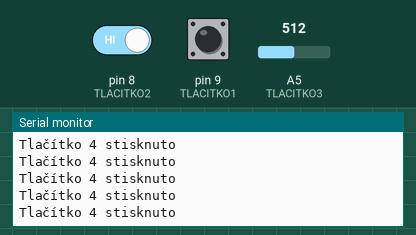
This sketch was run on a simulated Arduino Uno, built with avr-gcc and run on an emulated ATmega328P. On the bench: the last lines printed to the serial monitor. Inputs (shaded band) come from the test bench; at power-on: pin 8 (TLACITKO2) HIGH, pin 9 (TLACITKO1) HIGH, A5 (TLACITKO3) = 512.

Above: at 1.2 s.
1.3 s: pin 8 (TLACITKO2) driven LOW
At 1.31 s:
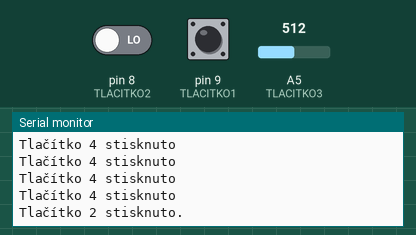
2.8 s: pin 9 (TLACITKO1) driven LOW
At 3.7 s:
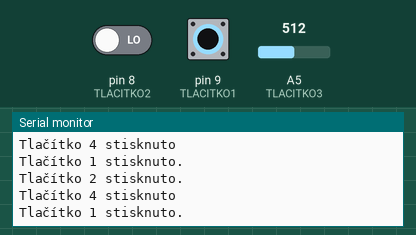
5.8 s: A5 (TLACITKO3) set to 532
At 6.5 s:
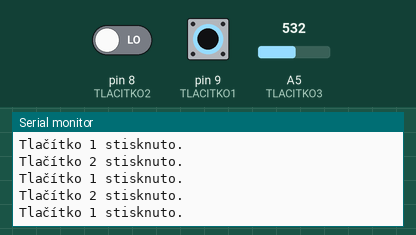
8.8 s: A5 (TLACITKO3) set to 511
At 9.5 s:
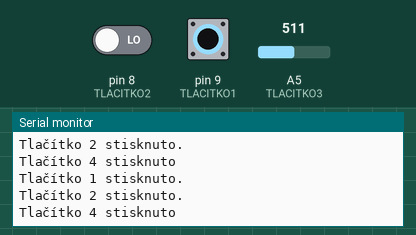
11.8 s: pin 8 (TLACITKO2) driven HIGH
14.8 s: pin 9 (TLACITKO1) pulsed HIGH 2 times (0.12 s each, 0.3 s apart)
Timing chart, 0 to 17.8 s (numbered marks = the images above; inputs shaded):
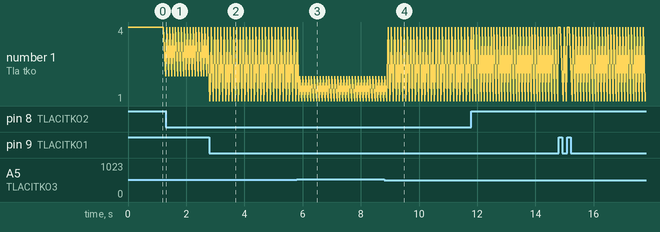

Measured:
- after the input at 1.3 s, the serial monitor: prints a new line at once (image 1)
- after the input at 2.8 s, the serial monitor: prints a new line at once (image 2)

The sketch:

01_Tlacitko.ino
```cpp
// Definice pinů pro tlačítka
#define TLACITKO1 9
#define TLACITKO2 8
#define TLACITKO3 A5

void setup()
{
  // Nastavení módu pinů
  pinMode(TLACITKO1, INPUT);
  pinMode(TLACITKO2, INPUT);
  pinMode(TLACITKO3, INPUT);

  // Spuštění čtení pinů v hodnotě 9600 baudů
  Serial.begin(9600);
}

void loop()
{
  // Digitální tlačítka jsou zapojeny pull-up, tudíž spínají do O
  if (digitalRead(TLACITKO1) == 0)
  {
    Serial.println("Tlačítko 1 stisknuto.");
  }

  if (digitalRead(TLACITKO2) == 0)
  {
    Serial.println("Tlačítko 2 stisknuto.");
  }

  // Po pozorování zjistíme hodnoty při stisku tlačítka/tlačítek
  // Podle hodnot se rozhodneme
  int tlacitko3 = analogRead(TLACITKO3);
  switch (tlacitko3)
  {
    case 200 ... 220:
      Serial.println("Tlačítko 3 stisknuto");
      break;
    case 500 ... 520:
      Serial.println("Tlačítko 4 stisknuto");
      break;
    case 560 ... 580:
      Serial.println("Tlačítko 3 a 4 stisknuto");
      break;
  }

  delay(100);
}
```
